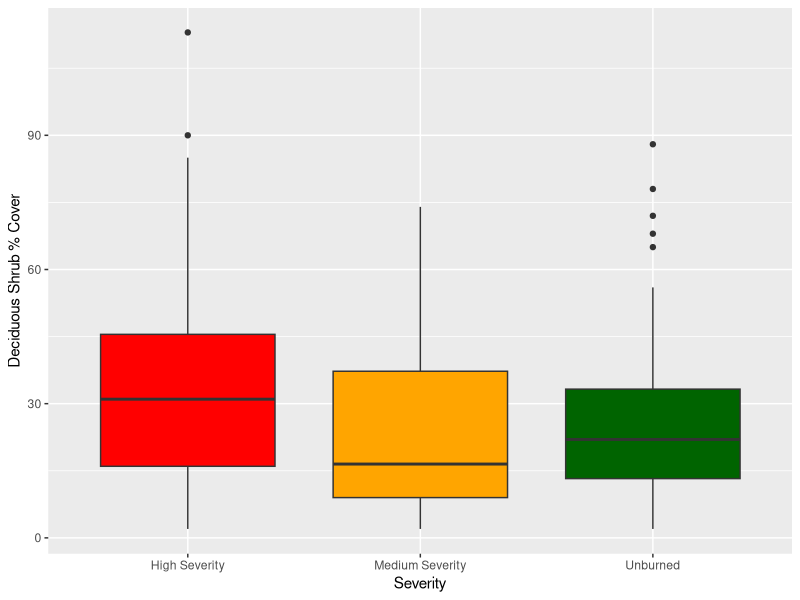
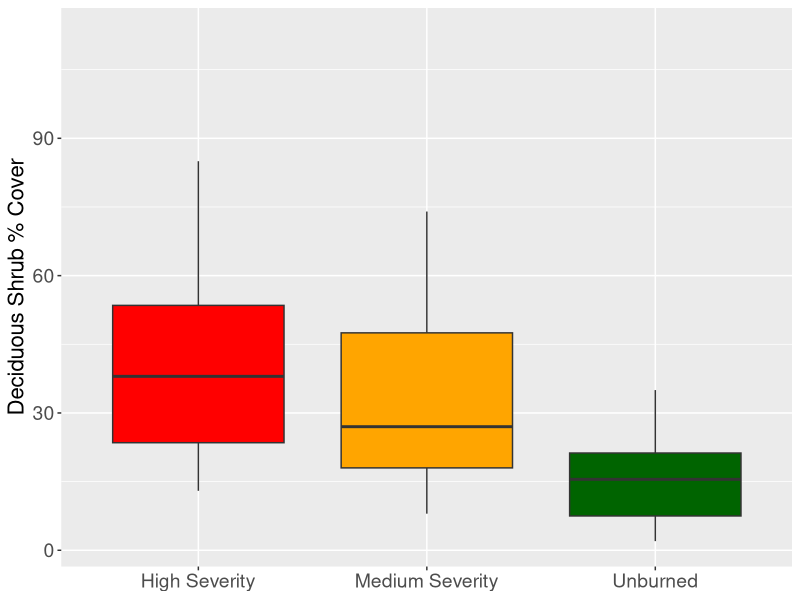
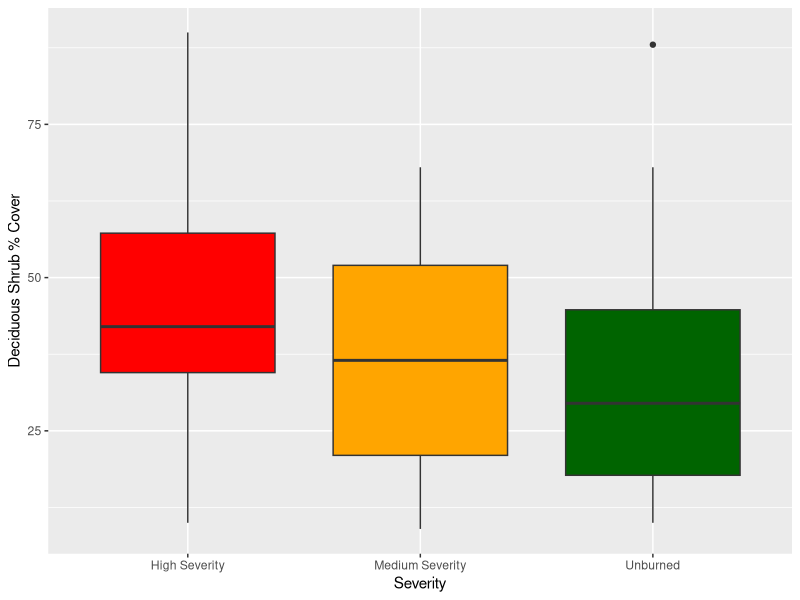
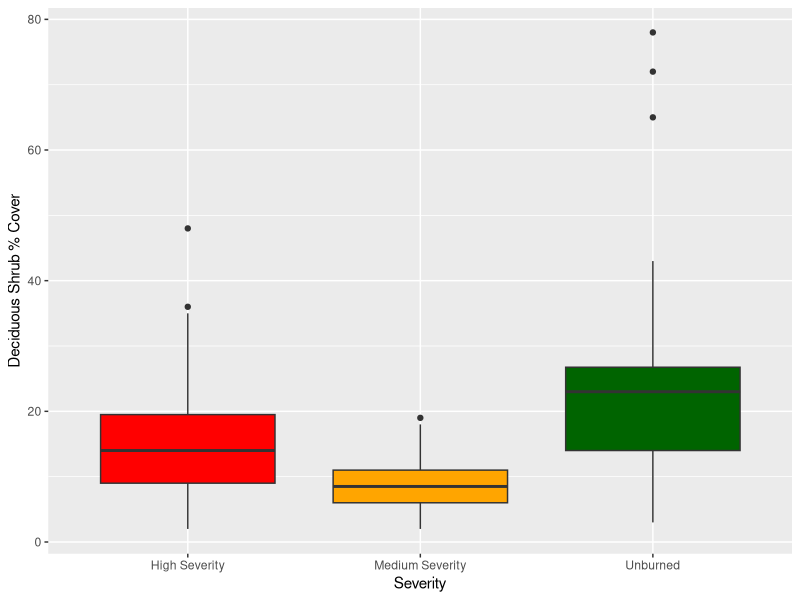
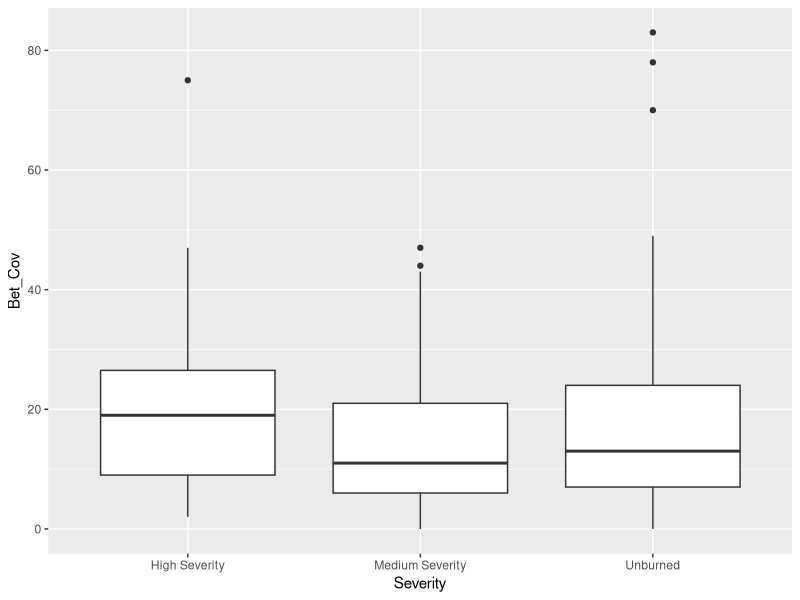
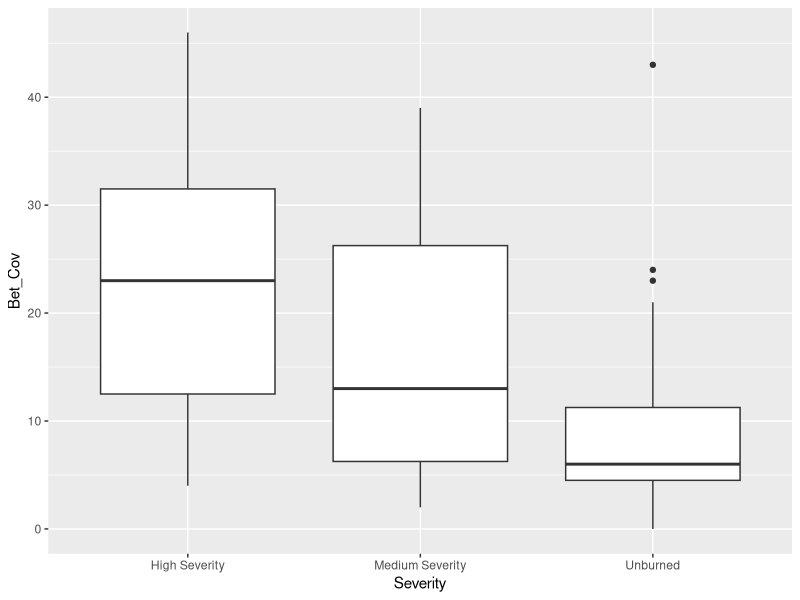
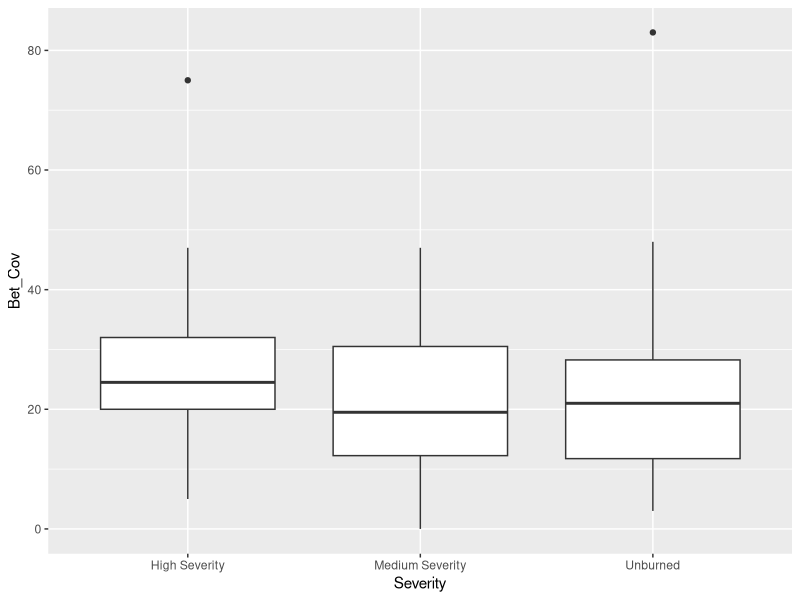
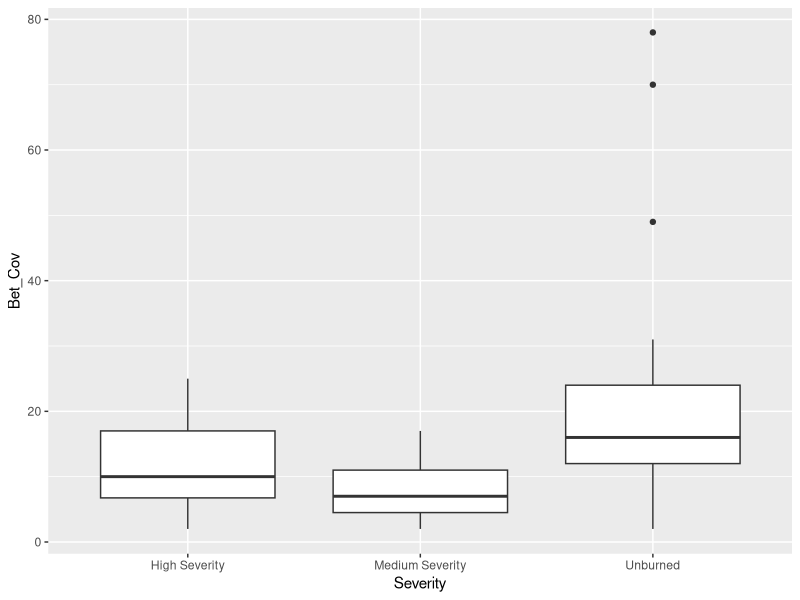

R code for these plots, in order: (Note: this script raises an error after producing the figures.)
setwd("//home.uvic.ca/spenserm/Desktop/FieldData Analysis")

library(dplyr)
library(ggplot2)
library(forcats)

#load in shrub dataset

shrubs<- read.csv("ShrubTraits.csv")

shrubs<- shrubs %>%
  mutate(Severity= case_when(
    Severity == "HS" ~ "High Severity",
    Severity == "MS" ~ "Medium Severity",
    Severity == "UB" ~ "Unburned"
  ))

#shrubs.grouped<- shrubs %>%
  #mutate(type=fct_collapse(Severity, 
       #                    Burned = c("MS", "HS"),
       #                    Unburned = "UB"))

#create deciduous shrub column
shrubs.grouped<- shrubs %>%
  mutate(Decid_Shrub_Cov = Bet_Cov + Aln_Cov + Sal_Cov )

#subsetting shrub data by fire year 

Shrubs_80s<- shrubs %>%
  filter(Site %in% c("87", "SL85"))

Shrubs_2012<- shrubs%>%
  filter(Site %in% c("NL12", "TK12", "HL12"))

Shrubs_2023<-shrubs %>%
  filter(Site %in% c("NL23", "VC23", "HL23"))


#grouped
Shrubs_80sgrouped<- shrubs.grouped %>%
  filter(Site %in% c("87", "SL85"))

Shrubs_2012grouped<- shrubs.grouped%>%
  filter(Site %in% c("NL12", "TK12", "HL12"))

Shrubs_2023grouped<-shrubs.grouped %>%
  filter(Site %in% c("NL23", "VC23", "HL23"))


#all deciduous shrub cover
ShrubsBet_Plot<- ggplot(shrubs.grouped, aes(x=Severity, y=Decid_Shrub_Cov, fill = Severity))+geom_boxplot()  + scale_fill_manual(values=c("red", "orange", "darkgreen")) + guides(fill = "none") + xlab('Severity') + ylab('Deciduous Shrub % Cover')
ShrubsBet_Plot

ShrubsBet_Plot_80s<- ggplot(Shrubs_80sgrouped, aes(x=Severity, y=Decid_Shrub_Cov, fill = Severity))+geom_boxplot(outlier.shape = NA)+ theme(axis.title = element_text(size = 16), axis.text = element_text(size = 14), axis.title.x = element_blank())+ scale_fill_manual(values=c("red", "orange", "darkgreen")) + guides(fill = "none") + xlab('Severity') + ylab('Deciduous Shrub % Cover')
ShrubsBet_Plot_80s

ShrubsBet_Plot_2012<- ggplot(Shrubs_2012grouped, aes(x=Severity, y=Decid_Shrub_Cov, fill = Severity))+geom_boxplot()+ scale_fill_manual(values=c("red", "orange", "darkgreen")) + guides(fill = "none") + xlab('Severity') + ylab('Deciduous Shrub % Cover')
ShrubsBet_Plot_2012

ShrubsBet_Plot_2023<- ggplot(Shrubs_2023grouped, aes(x=Severity, y=Decid_Shrub_Cov, fill = Severity))+geom_boxplot()+ scale_fill_manual(values=c("red", "orange", "darkgreen")) + guides(fill = "none") + xlab('Severity') + ylab('Deciduous Shrub % Cover')
ShrubsBet_Plot_2023

#looking at betula cover
ShrubsBet_Plot<- ggplot(shrubs, aes(x=Severity, y=Bet_Cov))+geom_boxplot()
ShrubsBet_Plot

ShrubsBet_Plot_80s<- ggplot(Shrubs_80s, aes(x=Severity, y=Bet_Cov))+geom_boxplot()
ShrubsBet_Plot_80s

ShrubsBet_Plot_2012<- ggplot(Shrubs_2012, aes(x=Severity, y=Bet_Cov))+geom_boxplot()
ShrubsBet_Plot_2012

ShrubsBet_Plot_2023<- ggplot(Shrubs_2023, aes(x=Severity, y=Bet_Cov))+geom_boxplot()
ShrubsBet_Plot_2023


#general burned - no severity

ShrubsBetgrouped_Plot<- ggplot(shrubs.grouped, aes(x=type, y=Bet_Cov))+geom_boxplot()
ShrubsBetgrouped_Plot

ShrubsBet_Plot_80sgrouped<- ggplot(Shrubs_80sgrouped, aes(x=type, y=Bet_Cov))+geom_boxplot()
ShrubsBet_Plot_80sgrouped

ShrubsBet_Plot_2012grouped<- ggplot(Shrubs_2012grouped, aes(x=type, y=Bet_Cov))+geom_boxplot()
ShrubsBet_Plot_2012grouped

ShrubsBet_Plot_2023grouped<- ggplot(Shrubs_2023grouped, aes(x=type, y=Bet_Cov))+geom_boxplot()
ShrubsBet_Plot_2023grouped


#looking at salix cover
ShrubsSal_Plot<- ggplot(shrubs, aes(x=Severity, y=Sal_Cov))+geom_boxplot()
ShrubsSal_Plot

ShrubsSal_Plot_80s<- ggplot(Shrubs_80s, aes(x=Severity, y=Sal_Cov))+geom_boxplot()
ShrubsSal_Plot_80s

ShrubsSal_Plot_2012<- ggplot(Shrubs_2012, aes(x=Severity, y=Sal_Cov))+geom_boxplot()
ShrubsSal_Plot_2012

ShrubsSal_Plot_2023<- ggplot(Shrubs_2023, aes(x=Severity, y=Sal_Cov))+geom_boxplot()
ShrubsSal_Plot_2023



#general burned - no severity

ShrubsSalgrouped_Plot<- ggplot(shrubs.grouped, aes(x=type, y=Sal_Cov))+geom_boxplot()
ShrubsSalgrouped_Plot

ShrubsSal_Plot_80sgrouped<- ggplot(Shrubs_80sgrouped, aes(x=type, y=Sal_Cov))+geom_boxplot()
ShrubsSal_Plot_80sgrouped

ShrubsSal_Plot_2012grouped<- ggplot(Shrubs_2012grouped, aes(x=type, y=Sal_Cov))+geom_boxplot()
ShrubsSal_Plot_2012grouped

ShrubsSal_Plot_2023grouped<- ggplot(Shrubs_2023grouped, aes(x=type, y=Sal_Cov))+geom_boxplot()
ShrubsSal_Plot_2023grouped



#looking at rhod cover
ShrubsRhod_Plot<- ggplot(shrubs, aes(x=Severity, y=Rhod_Cov))+geom_boxplot()
ShrubsRhod_Plot

ShrubsRhod_Plot_80s<- ggplot(Shrubs_80s, aes(x=Severity, y=Rhod_Cov))+geom_boxplot()
ShrubsRhod_Plot_80s

ShrubsRhod_Plot_2012<- ggplot(Shrubs_2012, aes(x=Severity, y=Rhod_Cov))+geom_boxplot()
ShrubsRhod_Plot_2012

ShrubsRhod_Plot_2023<- ggplot(Shrubs_2023, aes(x=Severity, y=Rhod_Cov))+geom_boxplot()
ShrubsRhod_Plot_2023


#general burned - no severity

ShrubsRhodgrouped_Plot<- ggplot(shrubs.grouped, aes(x=type, y=Rhod_Cov))+geom_boxplot()
ShrubsRhodgrouped_Plot

ShrubsRhod_Plot_80sgrouped<- ggplot(Shrubs_80sgrouped, aes(x=type, y=Rhod_Cov))+geom_boxplot()
ShrubsRhod_Plot_80sgrouped

ShrubsRhod_Plot_2012grouped<- ggplot(Shrubs_2012grouped, aes(x=type, y=Rhod_Cov))+geom_boxplot()
ShrubsRhod_Plot_2012grouped

ShrubsRhod_Plot_2023grouped<- ggplot(Shrubs_2023grouped, aes(x=type, y=Rhod_Cov))+geom_boxplot()
ShrubsRhod_Plot_2023grouped
